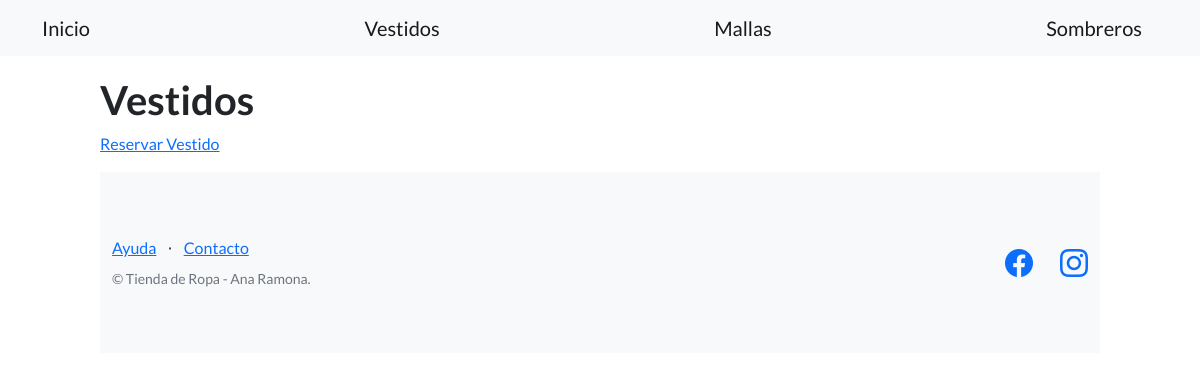
/ropa/lista-vestidos/, run on an earlier commit of the app's database.
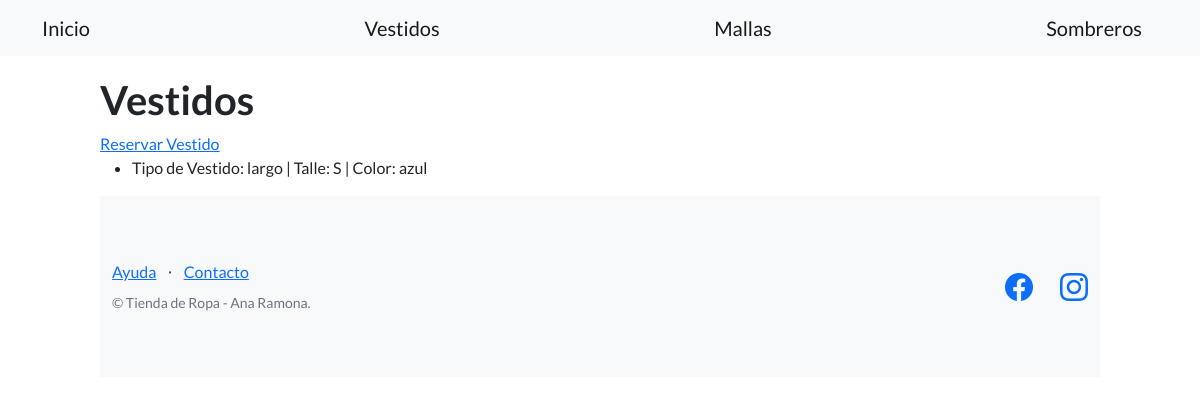
And on a later commit of the database.
### TiendaAnaRamona/models.py (models this page shows, shortened)
class Vestidos(models.Model):
    nombre = models.CharField(max_length=256)
    color =  models.CharField(max_length=256)
    talle = models.CharField(max_length=256)

### TiendaAnaRamona/views.py (the view)
# urls.py: path("lista-vestidos/", lista_vestidos, name="lista_vestidos"),
def lista_vestidos(request):
    contexto = {
        "vest" : Vestidos.objects.all()
    }
    http_response = render(
        request=request,
        template_name="TiendaAnaRamona/lista_vestidos.html",
        context=contexto,
    )
    return http_response

### TiendaAnaRamona/templates/TiendaAnaRamona/lista_vestidos.html (shortened to what this page needs)
{% extends "TiendaAnaRamona/base.html" %}
{% block contenido %}
<section>
    <div>
        <h1>Vestidos</h1>
        <a href="{% url 'hacer_pedido_vestido' %}">Reservar Vestido</a>
        <ul>
        {% for vestido in vest %}
            <li>Tipo de Vestido: {{ vestido.nombre }} | Talle: {{ vestido.talle }} | Color: {{ vestido.color }}</li>
        {% endfor %}
        </ul>
    </div>
{% endblock contenido %}

What changed in the data, as far as the page shows it:
added Vestidos: nombre "largo", talle "S", color "azul"
